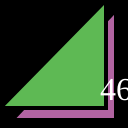
Frame 1 (no input)
Frame 60 (no input): identical to frame 1, image omitted
Frame 120 (the mouse pressed at the canvas centre since frame 60): identical to frame 1, image omitted

The p5.js sketch that drew this single still picture (run headless with seeded random() and noise() and a simulated clock; from frame 60 on, the mouse is pressed at the canvas centre):

// p5.js sketch
// ── sketch.js
function setup() {
  createCanvas(128,128);
}

function draw() {
  background(0);
  strokeWeight(4);
  fill(178, 100, 162);
  triangle(12,120,116,120,116,10);
  fill(94, 185, 84);
  triangle(0,108,106,108,106,0);
  fill(255);
  textSize(32);
  textFont("serif");
  text("46", 100, 100);
}
